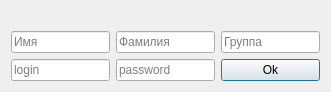
<?xml version="1.0" encoding="UTF-8"?>
<ui version="4.0">
 <class>Dialog</class>
 <widget class="QDialog" name="Dialog">
  <property name="geometry">
   <rect>
    <x>0</x>
    <y>0</y>
    <width>331</width>
    <height>91</height>
   </rect>
  </property>
  <property name="windowTitle">
   <string>Dialog</string>
  </property>
  <property name="autoFillBackground">
   <bool>false</bool>
  </property>
  <layout class="QVBoxLayout" name="verticalLayout_5">
   <item>
    <widget class="QLabel" name="label">
     <property name="layoutDirection">
      <enum>Qt::LeftToRight</enum>
     </property>
     <property name="text">
      <string/>
     </property>
     <property name="alignment">
      <set>Qt::AlignCenter</set>
     </property>
    </widget>
   </item>
   <item>
    <layout class="QGridLayout" name="gridLayout">
     <item row="0" column="1">
      <layout class="QVBoxLayout" name="verticalLayout_2">
       <item>
        <widget class="QLineEdit" name="second_name">
         <property name="inputMask">
          <string/>
         </property>
         <property name="placeholderText">
          <string>Фамилия</string>
         </property>
        </widget>
       </item>
       <item>
        <widget class="QLineEdit" name="password">
         <property name="inputMask">
          <string/>
         </property>
         <property name="text">
          <string/>
         </property>
         <property name="echoMode">
          <enum>QLineEdit::Password</enum>
         </property>
         <property name="cursorPosition">
          <number>0</number>
         </property>
         <property name="placeholderText">
          <string>password</string>
         </property>
         <property name="clearButtonEnabled">
          <bool>false</bool>
         </property>
        </widget>
       </item>
      </layout>
     </item>
     <item row="0" column="2">
      <layout class="QVBoxLayout" name="verticalLayout">
       <item>
        <widget class="QLineEdit" name="group">
         <property name="placeholderText">
          <string>Группа</string>
         </property>
        </widget>
       </item>
       <item>
        <widget class="QPushButton" name="reg">
         <property name="text">
          <string>Ok</string>
         </property>
        </widget>
       </item>
      </layout>
     </item>
     <item row="0" column="0">
      <layout class="QVBoxLayout" name="verticalLayout_3">
       <item>
        <widget class="QLineEdit" name="first_name">
         <property name="inputMask">
          <string/>
         </property>
         <property name="text">
          <string/>
         </property>
         <property name="placeholderText">
          <string>Имя</string>
         </property>
        </widget>
       </item>
       <item>
        <widget class="QLineEdit" name="login">
         <property name="inputMask">
          <string/>
         </property>
         <property name="text">
          <string/>
         </property>
         <property name="placeholderText">
          <string>login</string>
         </property>
        </widget>
       </item>
      </layout>
     </item>
    </layout>
   </item>
  </layout>
 </widget>
 <resources/>
 <connections/>
</ui>
